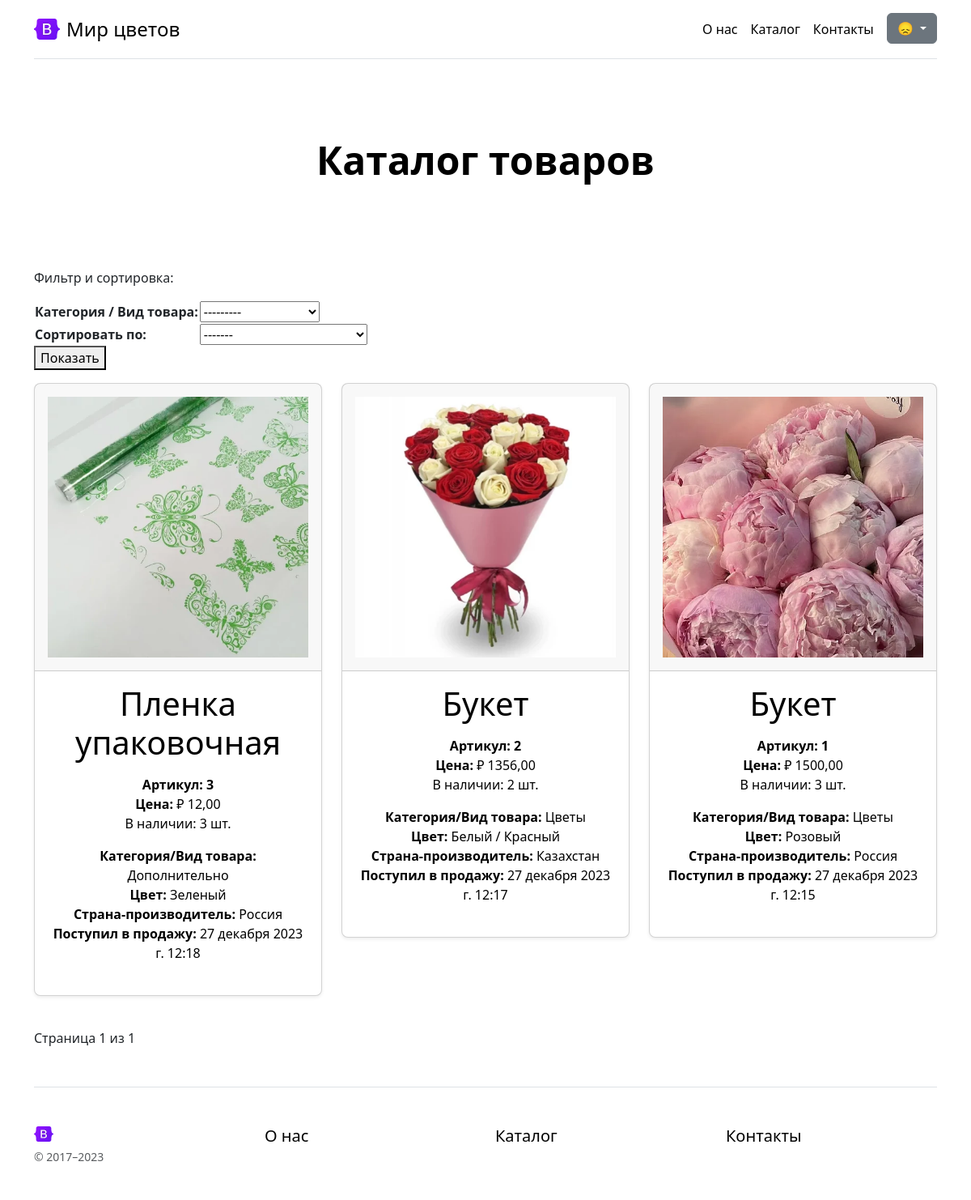
Page /goods/ on the earlier database version.
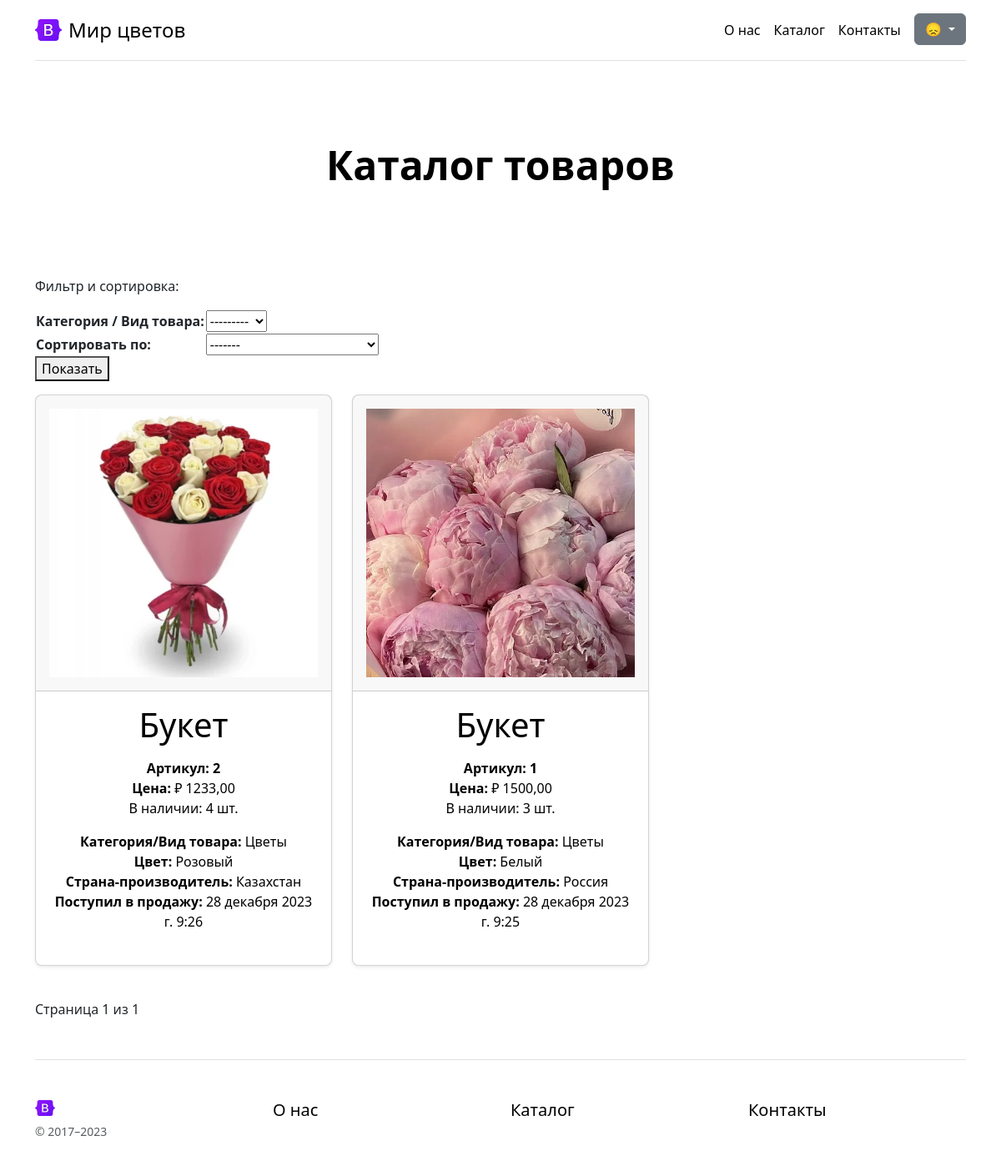
Same page on the later database version.
### goods/models.py (models this page shows)
class Goods(NameMixin, models.Model):
    objects = models.Manager() # По умолчанию. Нужен для админки.
    in_stock = GoodsManager()
    added = models.DateTimeField(auto_now_add=True,
                                 verbose_name="Дата добавления")
    photo = models.ImageField(verbose_name="Фото")
    price = models.DecimalField(max_digits=10,
                                decimal_places=2,
                                verbose_name="Цена")
    origin = models.ForeignKey(
        "Country",
        on_delete=models.CASCADE,
        verbose_name="Страна-производитель",
    )
    color = models.ForeignKey(
        "Color",
        on_delete=models.CASCADE,
        verbose_name="Цвет",
    )
    category = models.ForeignKey(
        "Category",
        on_delete=models.CASCADE,
        verbose_name="Категория / Вид товара",
    )
    stock = models.PositiveIntegerField(default=0, null=False, blank=False, verbose_name="Остаток товара")
    def get_absolute_url(self):
        return reverse('goods-detail', kwargs={"pk": self.id})
    class Meta:
        verbose_name = "Товар"
        verbose_name_plural = "Товары"

class Category(NameMixin, models.Model):
    class Meta:
        verbose_name = "Категория/Вид товара"
        verbose_name_plural = "Категории/Виды товаров"

class Color(NameMixin, models.Model):
    class Meta:
        verbose_name = "Цвет"
        verbose_name_plural = "Цвета"

class Country(NameMixin, models.Model):
    class Meta:
        verbose_name = "Страна"
        verbose_name_plural = "Страны"

### goods/views.py (the view)
# urls.py: path("goods/", GoodsListView.as_view(), name="goods-list"),
class GoodsListView(ListView):
    model = Goods
    paginate_by = 5
    def get_queryset(self):
        category = self.request.GET.get("category")
        order_by = self.request.GET.get("order_by")
        queryset = Goods.in_stock.all()
        if order_by and order_by != "--":
            if order_by == 'price':
                queryset = queryset.order_by(order_by)
            else:
                assert (order_by == 'category' or order_by == 'origin')
                queryset = queryset.order_by(order_by + "__name")
        if category:
            queryset = queryset.filter(category_id=category)
        return queryset
    def get_context_data(self, **kwargs):
        context_data = super().get_context_data(**kwargs)
        if self.request.GET:
            context_data["sort_filter_form"] = GoodsSortFilterForm(self.request.GET)
        else:
            context_data["sort_filter_form"] = GoodsSortFilterForm()
        return context_data

### goods/forms.py
class GoodsSortFilterForm(forms.ModelForm):
    def __init__(self, *args, **kwargs):
        super().__init__(*args, **kwargs)
        self.fields['category'].required = False
    order_by = forms.ChoiceField(choices=get_choices, label="Сортировать по:", required=False)
    class Meta:
        model = Goods
        fields = ["category", ]

### general/models.py (called while the page is built)
    def __str__(self):
        return self.name

### goods/forms.py (called while the page is built)
def get_choices():
    choices = [(k, v) for k, v in CHOICES_DICT.items()]
    return choices

### goods/models.py (called while the page is built)
    def get_queryset(self):
        return super().get_queryset().filter(stock__gte=1).order_by("-added")

### goods/templates/goods/goods_list.html (shortened to what this page needs)
{% extends 'general/parts/base.html' %}
{% load static %}
{% block content %}
<main>
    {% include 'general/parts/h.html' with h='Каталог товаров' %}
    <div class="mb-3">
        <p>Фильтр и сортировка:</p>
        <form action="{% url 'goods-list' %}">
            <table>
                {{ sort_filter_form.as_table }}
            </table>
            <button>Показать</button>
        </form>
    </div>
    <div class="row row-cols-1 row-cols-md-3 mb-3 text-center">
        {% for object in page_obj %}
        <div class="col">
            <div class="card mb-4 rounded-3 shadow-sm">
                <a class="n-text-decoration-none" href="{{ object.get_absolute_url }}">
                    <div class="card-header py-3">
                        <h4 class="my-0 fw-normal"><img class="w-100" src="{{ object.photo.url }}"
                                                        alt="{{ object.name }}"/></h4>
                    </div>
                    <div class="card-body">
                        <h1 class="card-title pricing-card-title">{{ object.name }}</h1>
                        <ul class="list-unstyled mt-3 mb-4">
                            <li class="card-text fw-bold"><span>Артикул: </span>{{ object.id }}</li>
                            <li><span class="fw-bold">Цена: </span>&#8381; {{ object.price }}</li>
                            <li class="mb-3"><span>В наличии: </span>{{ object.stock }} шт.</li>
                            <li><span class="fw-bold">Категория/Вид товара: </span>{{ object.category }}</li>
                            <li><span class="fw-bold">Цвет: </span>{{ object.color }}</li>
                            <li><span class="fw-bold">Страна-производитель: </span>{{ object.origin }}</li>
                            <li><span class="fw-bold">Поступил в продажу: </span>{{ object.added }}</li>
                        </ul>
                    </div>
                </a>
            </div>
        </div>
        {% empty %}
        <div class="display-6 text-center mb-4">Нет товаров.</div>
        {% endfor %}
    </div>
    {% include 'general/parts/pagination.html' %}
</main>
{% endblock %}

### general/templates/general/parts/base.html (shortened to what this page needs)
{% load static %}
{% include 'general/parts/header.html' %}
{% block content %}
{% endblock %}
{% include 'general/parts/footer.html' %}
{% include 'general/parts/close_body.html' %}

### general/templates/general/parts/header.html (shortened to what this page needs)
{% load static %}
<!doctype html>
<html lang="en" data-bs-theme="auto">
<head>
    <link rel="stylesheet" href="https://cdn.jsdelivr.net/npm/@docsearch/css@3">
    <link href="{% static 'general/css/bootstrap.min.css' %}" rel="stylesheet">
    <link href="{% static 'general/css/style.css' %}" rel="stylesheet">
    <link href="{% static 'general/css/sign-in.css' %}" rel="stylesheet">
</head>
<body>
<div class="container py-3">
    <header>
        <div class="d-flex flex-column flex-md-row align-items-center pb-3 mb-4 border-bottom">
            <a href="/" class="d-flex align-items-center link-body-emphasis text-decoration-none">
                <img id="home-logo" class="home-logo me-2" src="{% static 'companies/img/logo.svg' %}" alt="лого">
                <span class="fs-4">Мир цветов</span>
            </a>
            <nav class="d-inline-flex mt-2 mt-md-0 ms-md-auto">
                <a class="me-3 py-2 link-body-emphasis text-decoration-none" href="{% url 'about' %}">О нас</a>
                <a class="me-3 py-2 link-body-emphasis text-decoration-none" href="{% url 'goods-list' %}">Каталог</a>
                <a class="me-3 py-2 link-body-emphasis text-decoration-none" href="{% url 'contacts' %}">Контакты</a>
                <div class="dropdown">
                    <button class="btn btn-secondary dropdown-toggle" type="button" data-bs-toggle="dropdown"
                            aria-expanded="false" style="{width: 3em}">
                            {% if user.is_authenticated %}&#128522;{% else %}&#128542;{% endif %}
                    </button>
                </div>
            </nav>
        </div>
    </header>

### general/templates/general/parts/h.html
{% load static %}
<div class="px-4 py-5 my-5 text-center">
    <h1 class="display-5 fw-bold text-body-emphasis">{{ h }}</h1>
</div>

### general/templates/general/parts/pagination.html (shortened to what this page needs)
<nav class="pagination">
    <span class="step-links">
        <span class="current">
            Страница {{ page_obj.number }} из {{ page_obj.paginator.num_pages }}
        </span>
    </span>
</nav>

### general/templates/general/parts/footer.html (shortened to what this page needs)
{% load static %}
<footer class="pt-4 my-md-5 pt-md-5 border-top">
    <div class="row">
        <div class="col-12 col-md">
            <img class="mb-2" src="{% static 'companies/img/logo.svg' %}" alt="" width="24" height="19">
            <small class="d-block mb-3 text-body-secondary">&copy; 2017–2023</small>
        </div>
        <div class="col-6 col-md">
            <h5><a class="me-3 py-2 link-body-emphasis text-decoration-none" href="{% url 'about' %}">О нас</a></h5>
        </div>
        <div class="col-6 col-md">
            <h5><a class="me-3 py-2 link-body-emphasis text-decoration-none" href="{% url 'goods-list' %}">Каталог</a></h5>
        </div>
        <div class="col-6 col-md">
            <h5><a class="me-3 py-2 link-body-emphasis text-decoration-none" href="{% url 'contacts' %}">Контакты</a></h5>
        </div>
    </div>
</footer>
</div>

### general/static/general/css/style.css (style rules this page uses)
.home-logo { width: 2em; }
.n-text-decoration-none { color: black; text-decoration: none; }

### general/static/general/css/sign-in.css (style rules this page uses)
html, body { height: 100%; }

Differences in the rows shown:
removed Goods: photo (picture), name "Пленка упаковочная", id "3", price "12,00", stock "3", category "Дополнительно", color "Зеленый", origin "Россия", added "27 декабря 2023 г. 12:18"
changed Goods "Казахстан": price "1356,00" → "1233,00"; stock "2" → "4"; color "Белый / Красный" → "Розовый"; added "27 декабря 2023 г. 12:17" → "28 декабря 2023 г. 9:26"
changed Goods "Россия": color "Розовый" → "Белый"; added "27 декабря 2023 г. 12:15" → "28 декабря 2023 г. 9:25"
